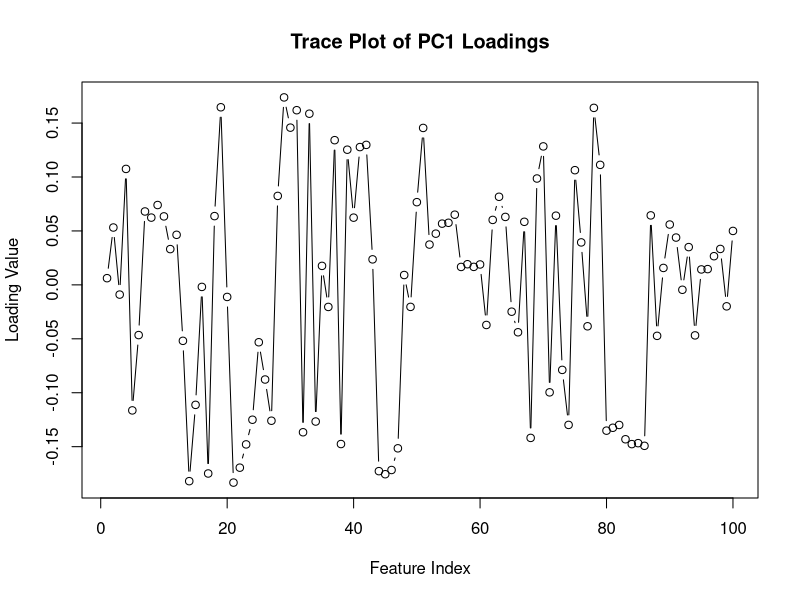
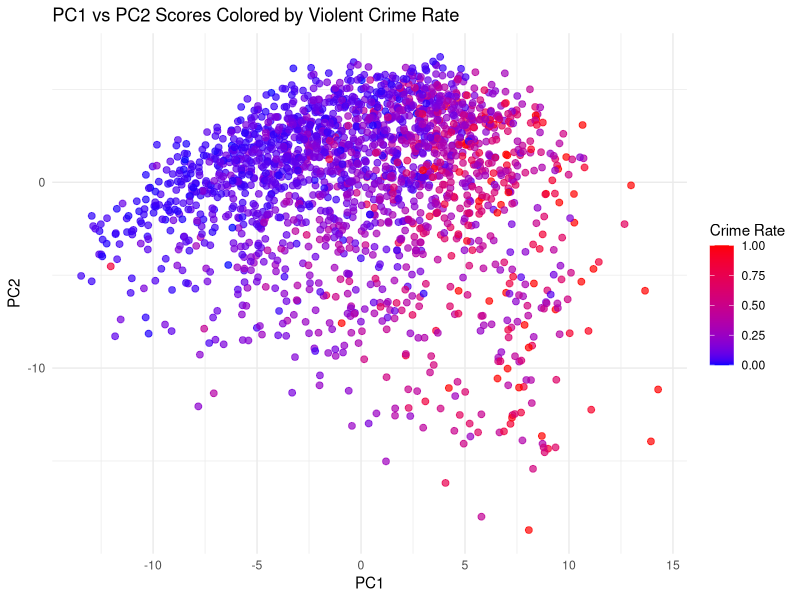
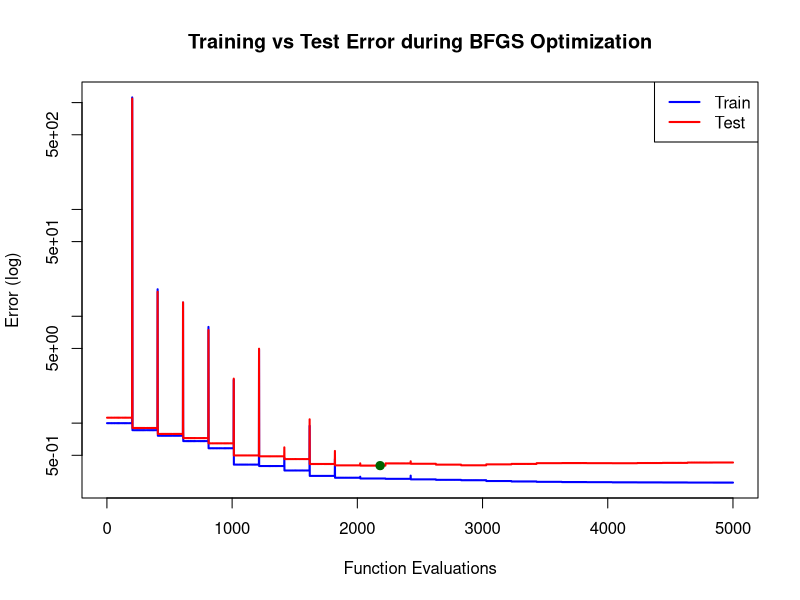

Source code (R) for these figures, in order:
## ---- chunk 1
library(knitr)
library(dplyr)
knitr::opts_chunk$set(echo = TRUE)
## ---- chunk 2
data <- read.csv("communities.csv", header = TRUE)
## ---- chunk 3
X <- subset(data, select = -ViolentCrimesPerPop)

y <- data$ViolentCrimesPerPop

X_scaled <- scale(X)
## ---- chunk 4
S <- cov(X_scaled)
eigen_decomp <- eigen(S)

eigenvalues <- eigen_decomp$values


var_explained <- eigenvalues / sum(eigenvalues)

cum_var <- cumsum(var_explained)

# Create variance explained table
pc_table <- data.frame(
  PC = 1:length(var_explained),
  Variance_Explained = var_explained,
  Cumulative = cum_var
)
rownames(pc_table) <- NULL

block1 <- pc_table[1:20, ]
block2 <- pc_table[21:40, ]

combined <- data.frame(
  PC_1to20 = block1$PC,
  VarExp_1to20 = round(block1$Variance_Explained, 4),
  CumVar_1to20 = round(block1$Cumulative, 4),
  
  PC_21to40 = block2$PC,
  VarExp_21to40 = round(block2$Variance_Explained, 4),
  CumVar_21to40 = round(block2$Cumulative, 4)
)

kable(combined, caption = "Variance Explained by Principal Components (1–40)")
## ---- chunk 5
which(cum_var >= 0.95)[1]
## ---- chunk 6
var_explained[1:2]
## ---- chunk 7
pca2 <- princomp(X_scaled, cor = FALSE)

## ---- chunk 8
pc1_loadings <- pca2$loadings[,1]

plot(pc1_loadings, type = "b",
     main = "Trace Plot of PC1 Loadings",
     xlab = "Feature Index",
     ylab = "Loading Value")
## ---- chunk 9
pc1 <- pca2$loadings[,1]
top5_idx <- order(abs(pc1), decreasing = TRUE)[1:5]
colnames(X_scaled)[top5_idx]
pc1[top5_idx]
## ---- chunk 10
pca2 <- princomp(X_scaled)

scores <- pca2$scores

library(ggplot2)

df_plot <- data.frame(
  PC1 = scores[,1],
  PC2 = scores[,2],
  Crime = data$ViolentCrimesPerPop
)

ggplot(df_plot, aes(x = PC1, y = PC2, color = Crime)) +
  geom_point(alpha = 0.7, size = 2) +
  scale_color_gradient(low = "blue", high = "red") +
  theme_minimal() +
  labs(
    title = "PC1 vs PC2 Scores Colored by Violent Crime Rate",
    x = "PC1",
    y = "PC2",
    color = "Crime Rate"
  )
## ---- chunk 11
n=dim(data)[1]
set.seed(12345)
id=sample(1:n, floor(n*0.5))
train=data[id,]
test=data[-id,]

X_train <- subset(train, select = -ViolentCrimesPerPop)
y_train <- train$ViolentCrimesPerPop

X_test <- subset(test, select = -ViolentCrimesPerPop)
y_test <- test$ViolentCrimesPerPop
## ---- chunk 12

X_means <- apply(X_train, 2, mean)
X_sd   <- apply(X_train, 2, sd)

y_mean <- mean(y_train)
y_sd   <- sd(y_train)

X_train_scaled <- scale(X_train, center = X_means, scale = X_sd)
y_train_scaled <- (y_train - y_mean) / y_sd

X_test_scaled <- scale(X_test, center = X_means, scale = X_sd)
y_test_scaled <- (y_test - y_mean) / y_sd

## ---- chunk 13
linear_model <- lm(y_train_scaled ~ X_train_scaled)

train_pred <- predict(linear_model, newdata = as.data.frame(X_train_scaled))
test_pred <- predict(linear_model, newdata = as.data.frame(X_test_scaled))
## ---- chunk 14
train_mse <- mean((y_train_scaled - train_pred)^2)
test_mse <- mean((y_test_scaled - test_pred)^2)

train_r2 <- 1 - sum((y_train_scaled - train_pred)^2) / sum((y_train_scaled - mean(y_train_scaled))^2)
test_r2 <- 1 - sum((y_test_scaled - test_pred)^2) / sum((y_test_scaled - mean(y_test_scaled))^2)

library(knitr)

results <- data.frame(
  Dataset = c("Train", "Test"),
  MSE = c(train_mse, test_mse),
  R2 = c(train_r2, test_r2)
)

kable(results, digits = 4,
      caption = "Model Performance on Training and Test Sets")

## ---- chunk 15
cost_fn <- function(theta, X, y) {
  preds <- X %*% theta
  mean((y - preds)^2)
}
## ---- chunk 16
train_errors <- c()
test_errors <- c()

cost_with_tracking <- function(theta) {
  # Compute training error
  train_err <- cost_fn(theta, X_train_scaled, y_train_scaled)
  test_err <- cost_fn(theta, X_test_scaled, y_test_scaled)
  
  # Store errors
  train_errors <<- c(train_errors, train_err)
  test_errors <<- c(test_errors, test_err)
  
  return(train_err)
}

init_theta <- rep(0, ncol(X_train_scaled))
result <- optim(par = init_theta, fn = cost_with_tracking, method = "BFGS", control = list(trace = 1, maxit = 2000))
## ---- chunk 17


optimal_iter <- which.min(test_errors)

start <- 1         
end   <- 5000  


idx <- start:min(end, length(train_errors))

plot(idx,
     train_errors[idx],
     type = "l", col = "blue", lwd = 2, log = "y",
     xlim = c(start, end),
     ylim = range(c(train_errors[idx], test_errors[idx])),
     xlab = "Function Evaluations", ylab = "Error (log)",
     main = "Training vs Test Error during BFGS Optimization")

lines(idx, test_errors[idx], col = "red", lwd = 2)

legend("topright",
       legend = c("Train", "Test"),
       col = c("blue", "red"),
       lty = 1, lwd = 2)


if (optimal_iter >= start && optimal_iter <= end) {
  points(optimal_iter, test_errors[optimal_iter],
         col = "darkgreen", pch = 19, cex = 1.1)
}

## ---- chunk 18

cat("Optimal iteration:", optimal_iter, "Test error:", test_errors[optimal_iter], "\n")

